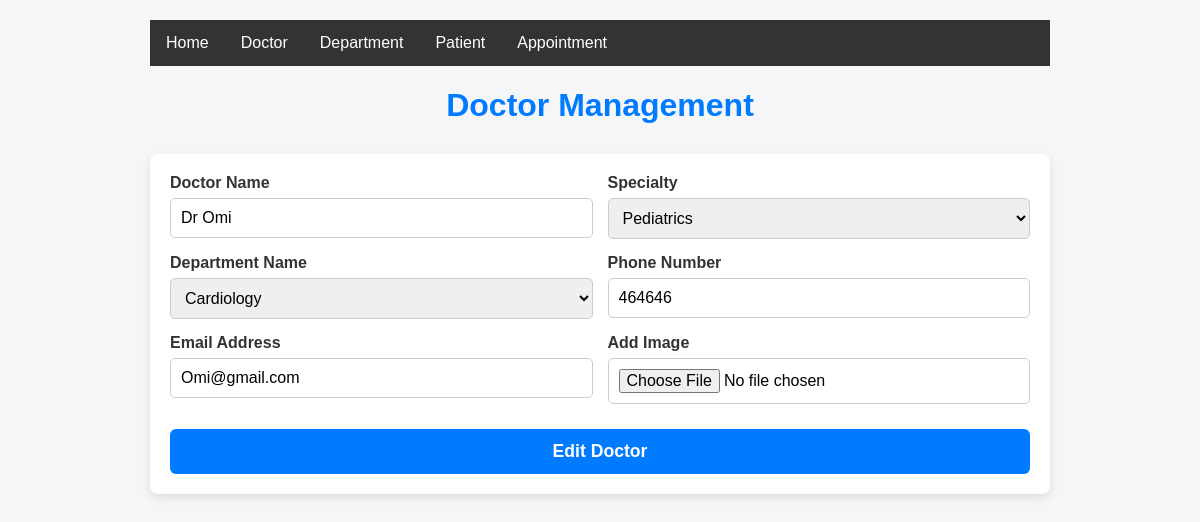
Page /DoctoreditPage/5 on the committed database.
### myApp/models.py (models this page shows, shortened)
class DoctorModel(models.Model):
    DoctorName=models.CharField(max_length=100,null=True)
    Specialization=models.CharField(max_length=100,null=True)
    phone=models.CharField(max_length=100,null=True)
    email=models.EmailField(max_length=100,null=True)
    department=models.ForeignKey(DepartmentModel,max_length=100,null=True,on_delete=models.CASCADE,related_name="my_department")
    doctor_image=models.ImageField(null=True,upload_to="Media/Doctor_Picture")

class DepartmentModel(models.Model):
    DepartmentName=models.CharField(max_length=100,null=True)
    DepartmentDescription=models.TextField(max_length=100,null=True)

### myApp/views.py (the view, shortened to what this page needs)
# urls.py: path('DoctoreditPage/<int:id>',DoctoreditPage,name="DoctoreditPage"),
def DoctoreditPage(request,id):
    departments=DepartmentModel.objects.all()
    doctor=DoctorModel.objects.get(id=id)
    context={
        'departments':departments,
        'doctor':doctor,
    }
    return render(request,"DoctoreditPage.html",context)

### Templates/DoctoreditPage.html (shortened to what this page needs)
{% extends 'base.html' %}
{% block body %}
<h1>Doctor Management</h1>
  <form method="POST" action="" enctype="multipart/form-data">
    <div>
      <label for="name">Doctor Name</label>
      <input type="text" id="name" value="{{doctor.DoctorName}}" name="name" placeholder="Enter Name" required />
    </div>
    <div>
      <label for="specialty">Specialty</label>
      <select id="specialty" name="specialty" required>
        <option value="Pediatrics" {% if doctor.Specialization == 'Pediatrics' %}selected{% endif %}>  Pediatrics</option>
      </select>
    </div>
     <div>
      <label for="specialty">Department Name</label>
      <select id="specialty" name="Departmet_id" required>
        {% for i in departments %}
        <option value="{{i.id}}"
        {% if doctor.department.id == i.id %}
          selected
        {% endif %}
           >{{i.DepartmentName}}</option>
        {% endfor %}
      </select>
    </div>
    <div>
      <label for="phone">Phone Number</label>
      <input type="tel" id="phone" name="phone" value="{{doctor.phone}}" placeholder="+1234567890" required />
    </div>
    <div>
      <label for="email">Email Address</label>
      <input type="email" id="email" name="email" value="{{doctor.email}}" placeholder="doctor@example.com" required />
    </div>
    <div>
      <label for="email">Add Image</label>
      <input type="file" id="email" name="new_Image" />
    </div>
    <button type="submit">Edit Doctor</button>
  </form>
{% endblock body %}

### Templates/base.html (style rules this page uses)
body { margin: 0; padding: 0; }

### Templates/DoctoreditPage.html (style rules this page uses)
body { font-family: Arial, sans-serif; background-color: #f4f6f8; margin: 0; padding: 20px; max-width: 900px; margin-left: auto; margin-right: auto; }
h1 { color: #007bff; text-align: center; margin-bottom: 30px; }
form { background: white; padding: 20px; border-radius: 8px; box-shadow: 0 4px 10px rgba(0,0,0,0.1); margin-bottom: 30px; display: grid; grid-template-columns: 1fr 1fr; gap: 15px; }
label { display: block; font-weight: 600; margin-bottom: 6px; color: #333; }
input, select { padding: 10px; border-radius: 5px; border: 1px solid #ccc; font-size: 1rem; width: 100%; box-sizing: border-box; }
button { grid-column: 1 / -1; padding: 12px; background-color: #007bff; color: white; border: none; font-size: 1.1rem; font-weight: 700; border-radius: 6px; cursor: pointer; transition: background-color 0.3s ease; margin-top: 10px; }

### rows in the picture
DoctorModel: name "Dr Omi", specialty "Pediatrics", Departmet_id "Cardiology", phone "464646", email "Omi@gmail.com"
